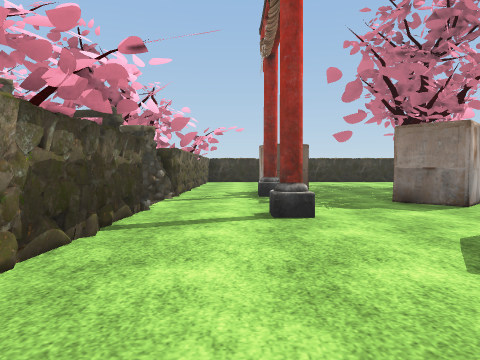
View 1 (above)

17 first-person views from a walk through a Unity game level. The camera is 1.2 m above the floor, tilts 2° down and sees 70° across. The floor is counted in squares, 2 m on a side. Each view is taken from the middle of a square. On the plan, view 1 faces up. The plan holds only what a view shows up to about 10 squares ahead; the rest is blank. The place goes on beyond the plan. The player is left out. Some surface patterns are stand-ins.

View 2
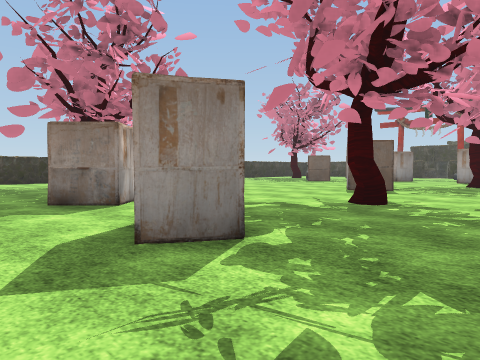

View 3
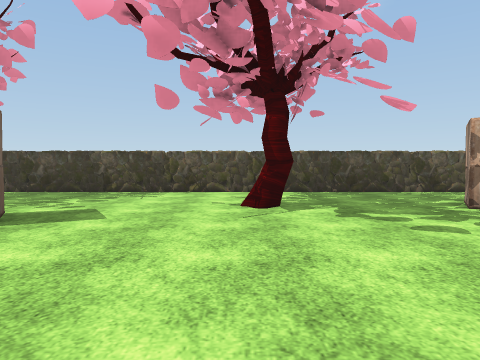

View 4
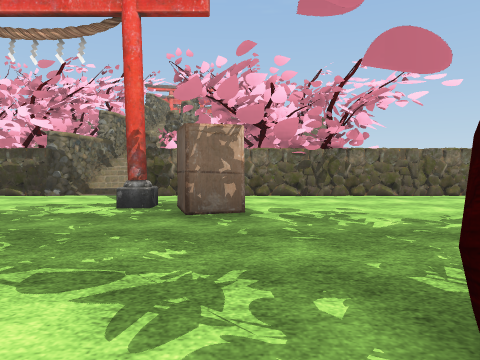

View 5
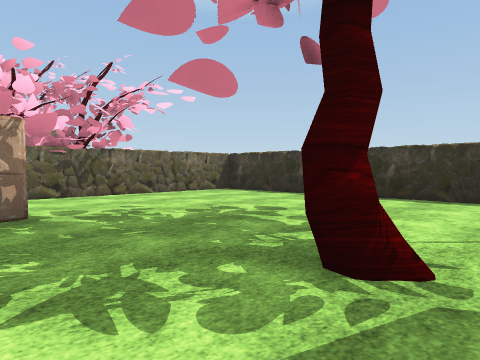

View 6
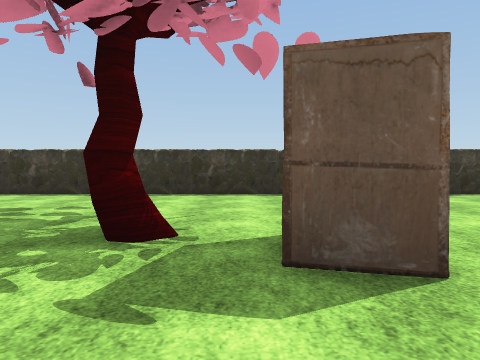

View 7
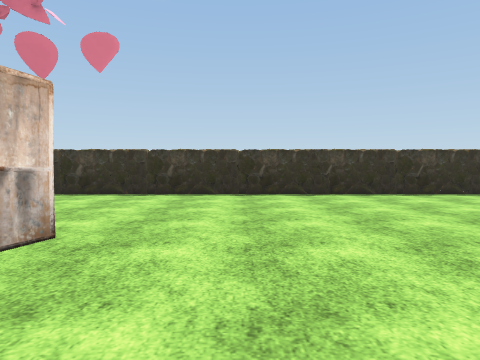

View 8
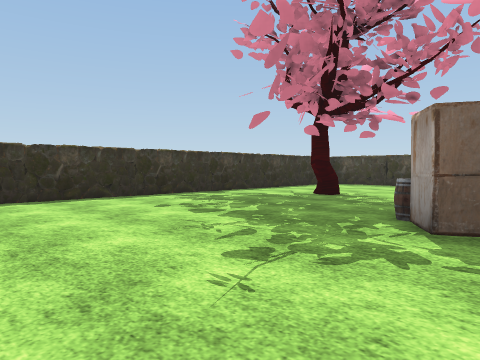

View 9
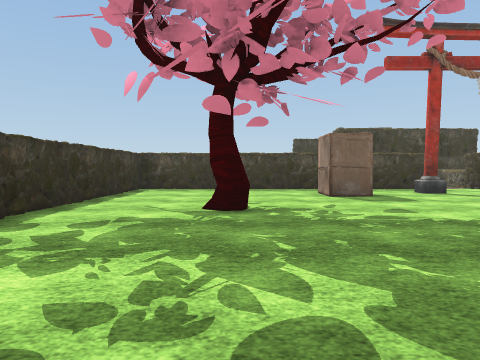

View 10
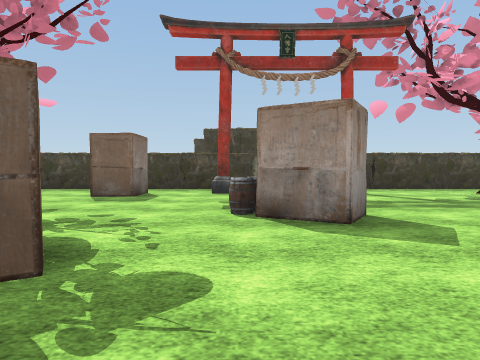

View 11
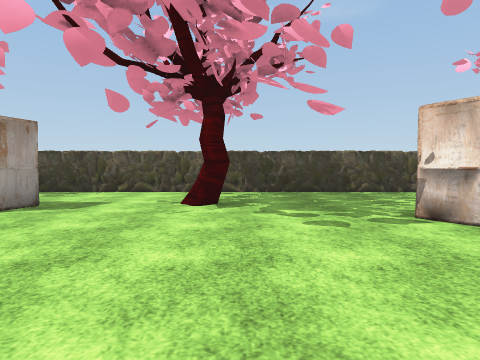

View 12
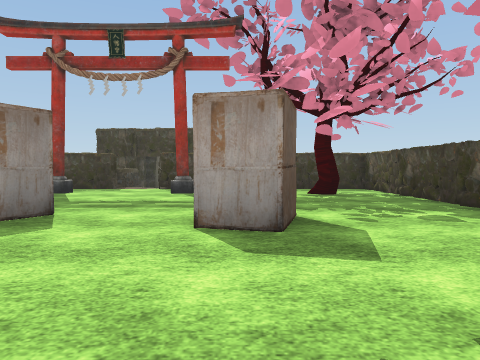

View 13
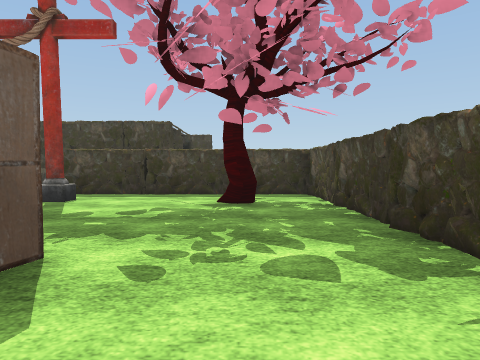

View 14
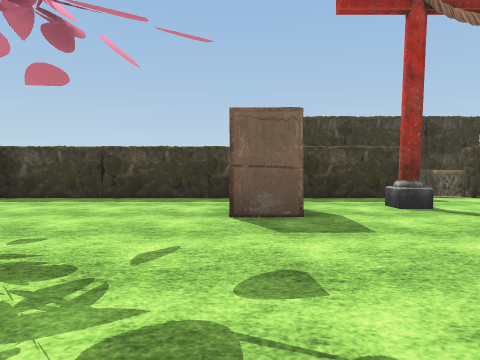

View 15
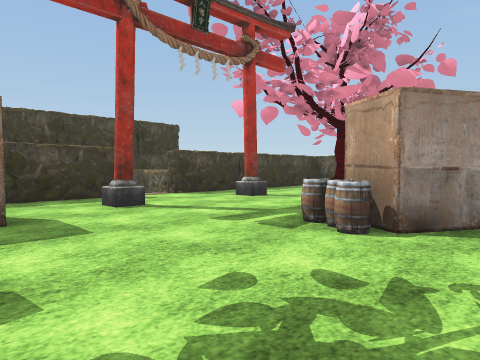

View 16
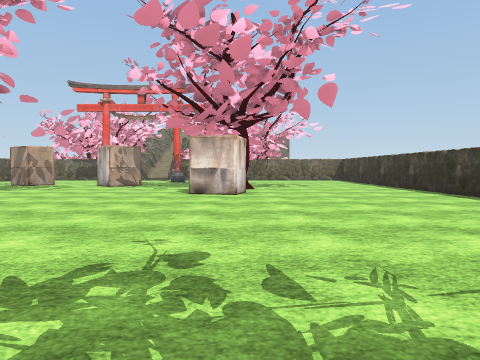

View 17
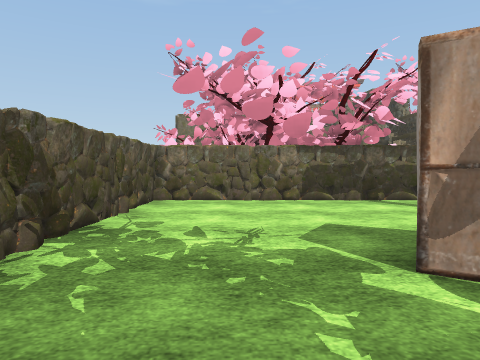

### Floor plan
Key: @ floor where view 1 was taken; # wall or solid block; . floor; T tree; C crate; B barrel.
Columns run from 5 left of view 1 to 24 right of it. Each row starts with its distance up from view 1.
 15    ##########################
 14    #........................#
 13   TT........................#
 12   TT...................T....#
 11 TTTT........................#
 10 TTTT......T.C.............C.#
  9 TTT#..C.....C.......B.......#
  8  TT#..C.............C.......#
  7  T##..................BB..#.#
  6   #.....CC............C......
  5 ####...........C............##
  4  TTT..#........CC.........#.#
  3 TTTT....C...T.........C.....#
  2 TTTT....C.........TT........#
  1 TTT#......................T.#
  0 TTT#.@......................#
 -1 TTT##########################

Where each view was taken, in squares from view 1:
view 1: 0 up, 0 right, facing up
view 2: 0 up, 1 right, facing up-right
view 3: 8 up, 7 right, facing down
view 4: 9 up, 6 right, facing left
view 5: 8 up, 6 right, facing up-left
view 6: 7 up, 6 right, facing up
view 7: 7 up, 9 right, facing up
view 8: 8 up, 11 right, facing up-right
view 9: 12 up, 13 right, facing right
view 10: 7 up, 13 right, facing right
view 11: 8 up, 13 right, facing down
view 12: 3 up, 13 right, facing right
view 13: 1 up, 15 right, facing right
view 14: 10 up, 16 right, facing right
view 15: 10 up, 16 right, facing down-right
view 16: 10 up, 15 right, facing left
view 17: 1 up, 5 right, facing left
